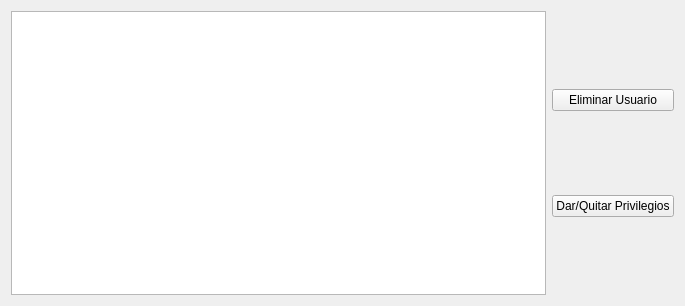
<?xml version="1.0" encoding="UTF-8"?>
<ui version="4.0">
 <class>ControlVendedoresForm</class>
 <widget class="QWidget" name="ControlVendedoresForm">
  <property name="geometry">
   <rect>
    <x>0</x>
    <y>0</y>
    <width>685</width>
    <height>306</height>
   </rect>
  </property>
  <property name="windowTitle">
   <string>Base de Datos de los Vendedores</string>
  </property>
  <layout class="QGridLayout" name="gridLayout">
   <item row="0" column="0">
    <widget class="QTableView" name="tableViewVendedor">
     <property name="sizeAdjustPolicy">
      <enum>QAbstractScrollArea::AdjustToContentsOnFirstShow</enum>
     </property>
     <attribute name="horizontalHeaderCascadingSectionResizes">
      <bool>true</bool>
     </attribute>
     <attribute name="verticalHeaderCascadingSectionResizes">
      <bool>true</bool>
     </attribute>
    </widget>
   </item>
   <item row="0" column="1">
    <layout class="QVBoxLayout" name="verticalLayout">
     <item>
      <widget class="QPushButton" name="pushButtonEliminarU">
       <property name="text">
        <string>Eliminar Usuario</string>
       </property>
      </widget>
     </item>
     <item>
      <widget class="QPushButton" name="pushButtonCambiarPrivilegios">
       <property name="text">
        <string>Dar/Quitar Privilegios</string>
       </property>
      </widget>
     </item>
    </layout>
   </item>
  </layout>
 </widget>
 <resources/>
 <connections/>
</ui>
